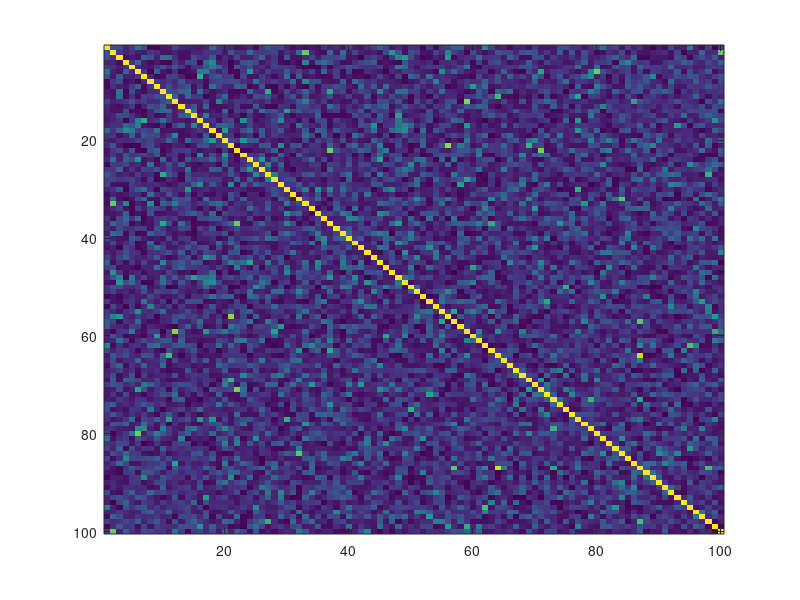

The MATLAB source for this figure: (Note: this script raises an error after producing the figure.)
%% set params

clear
nInputs = 100;
numVals = (nInputs^2-nInputs)/2;
len = 1000;
binSize = 1.0;
nRuns = 1;
%insert RC values sampled from copula
%mat = importdata('sampledata.mat');
%RC = mat(:,2)- 0.05;
%hist(RC, 100)

%insert correlations from RF
%C = importdata('RFC_covariances.mat');


% set pairwise correlation coefficients
%cVals = RC(1:numVals);
%hist(cVals, 100)

 k = 2;
 lambda = 0.5;
 cVals = mat2gray(gamrnd(k,lambda,numVals,1));
 cVals = cVals - 0.1;
%  hist(cVals,100)
 
% set corr matrix
% D = ones(nInputs, 1);
% D = diag(v);
%  for i = 1:nInputs
%      D(i+1 : end, i) = datasample(RC, (nInputs-i));
%  end
% C = D + tril(D, -1)';

% bins = 50;
% r = randi([1 100],1,5);
% figure
% ax1 = subplot(5, 1, 1);
% hist(C(:, r(1)),bins);
% xlim([-0.1 0.8])
% 
% ax2 = subplot(5, 1, 2);
% hist(C(:, r(2)),bins);
% xlim([-0.1 0.8])
% 
% ax3 = subplot(5, 1, 3);
% hist(C(:, r(3)), bins);
% xlim([-0.1 0.8])
% 
% ax4 = subplot(5, 1, 4);
% hist(C(:, r(4)), bins);
% xlim([-0.1 0.8])
% 
% ax5 = subplot(5, 1, 5);
% hist(C(:, r(5)), bins);
% xlim([-0.1 0.8])

C = zeros(nInputs);
C(~tril(ones(size(C)))) = cVals;
C = C + tril(C.',-1);
C(eye(size(C)) ==1) = 1;
figure
imagesc(C)


%% run sampling

mu = ones(1,nInputs) * 0.005; %5Hz
%mu = norminv(mu);
C = C/20;
[S,g,L] = sampleDichGauss01(mu,C,1000,0); %30 samples
figure
plotRaster(logical(S))

save('/Users/qendresa/Desktop/L23/data/matlabData/RC_spiketrains.mat', 'S')



